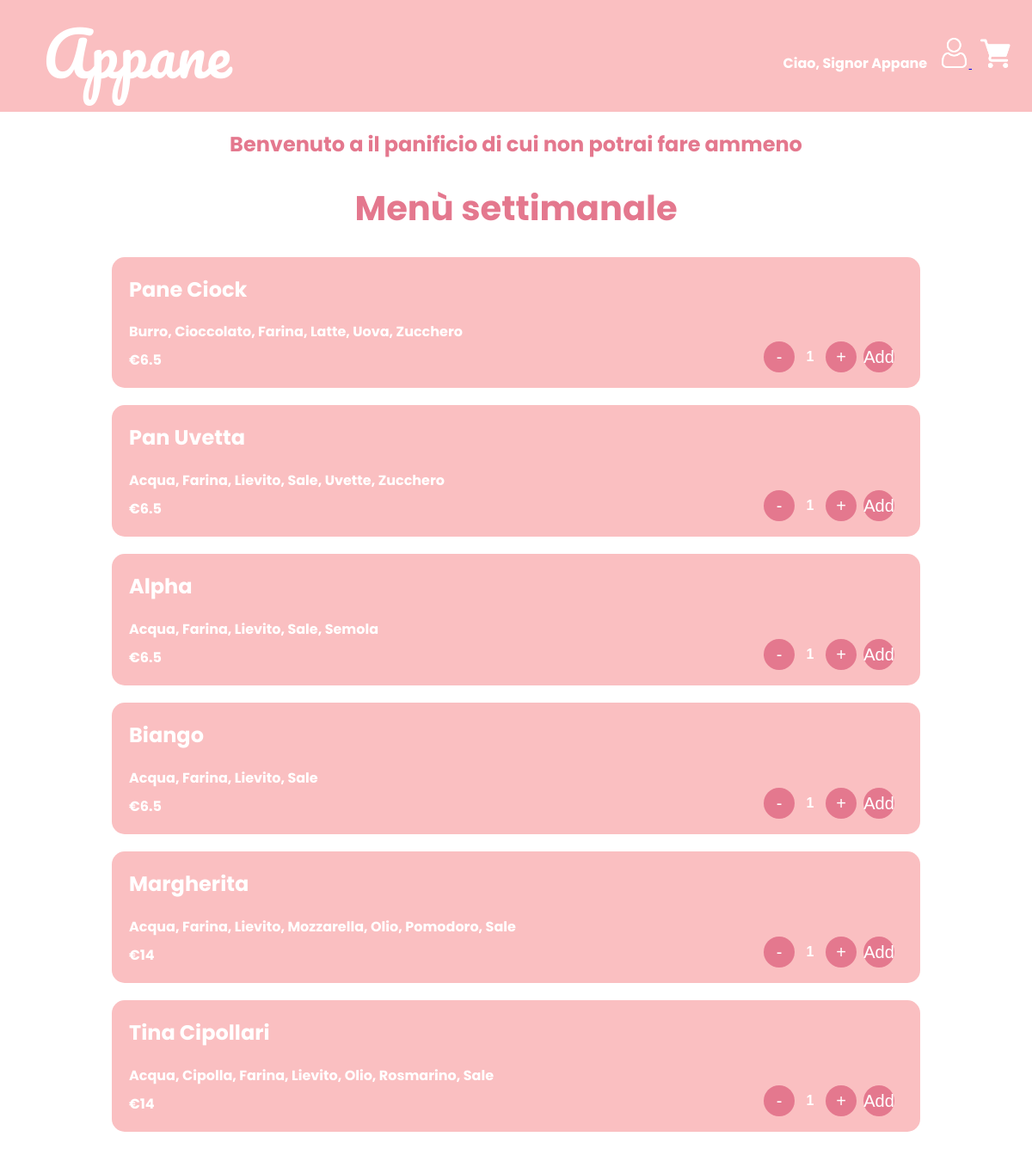
Page / (signed in) on the committed database.
### tables this page shows
CREATE TABLE `tmenu` (
  `idProdotto` int(11) DEFAULT NULL
);

CREATE TABLE `tprodotto` (
  `id` int(11) NOT NULL,
  `nome` varchar(255) NOT NULL,
  `prezzo` float NOT NULL
);

### index.php (the view, shortened to what this page needs)
<?php
require __DIR__ . '/includes/db.php';
require_once __DIR__ . '/includes/header.php';
function creaProd($id, $nome, $ingredienti, $prezzo)
{
    $string_ingredienti = implode(', ', $ingredienti);
    $nome_js = addslashes($nome);
    $ing_js  = addslashes($string_ingredienti);
    return "<div class='prodotto'>
                <h2>$nome</h2>
                <p>$string_ingredienti</p>
                <p>€$prezzo</p>
                <div class='counter'>
                    <button class='counter-btn' onclick='decrement($id)'>-</button>
                    <span class='counter-value' id='$id'>1</span>
                    <button class='counter-btn' onclick='increment($id)'>+</button>
                    <button class='cart-btn' onclick='addToCart($id, \"$nome_js\", $prezzo, \"$ing_js\")'>
                        Add
                    </button>
                </div>
            </div>";
}
?>
<!DOCTYPE html>
<html lang="it">
<head>
    <link rel="stylesheet" href="grafica/style.css?v=<?php echo time();?>">
</head>
<body>
    <div class="welcomeText">
        <h2>Benvenuto a il panificio di cui non potrai fare ammeno</h2>
    </div>
    <div class="main-content">
        <h1>Menù settimanale</h1>
        <div class="menu">
            <?php
            $sqlMenu = "SELECT idProdotto FROM tmenu";
            $resultMenu = $conn->query($sqlMenu);
            if ($resultMenu->num_rows > 0) {
                while($rowIdProd = $resultMenu->fetch_assoc()){
                    $stmtProd = $conn->prepare("SELECT nome, prezzo FROM tprodotto WHERE id = ?");
                    $stmtProd->bind_param("i", $rowIdProd["idProdotto"]);
                    $stmtProd->execute();
                    $resultProd = $stmtProd->get_result();
                    if($resultProd->num_rows===1){
                        $rowProd = $resultProd->fetch_assoc();
                        $stmtIng = $conn->prepare("SELECT idIngrediente FROM tricetta WHERE idProdotto = ?");
                        $stmtIng->bind_param("i", $rowIdProd["idProdotto"]);
                        $stmtIng->execute();
                        $resultI = $stmtIng->get_result();
                        $ingredienti = [];
                        while ($rowI = $resultI->fetch_assoc()) {
                            $stmt = $conn->prepare("SELECT nome FROM tingrediente WHERE id = ?");
                            $stmt->bind_param("i", $rowI['idIngrediente']);
                            $stmt->execute();
                            $result = $stmt->get_result();
                            if($result->num_rows===1){
                                $ingredienti[] = $result->fetch_assoc()["nome"];
                            }
                        }
                        sort($ingredienti);
                        echo creaProd($rowIdProd["idProdotto"] ,$rowProd["nome"], $ingredienti,  $rowProd["prezzo"]);
                    }
                }
            } else {
                echo '<p> Per ora non ci sono prodotti salvati </p>';
            }
            ?>
        </div>
    </div>
</body>
</html>

### grafica/style.css (style rules this page uses)
body { margin: 0; background-color: #fff; font-family: "Poppins", sans-serif; font-weight: 700; font-style: normal; }
.welcomeText h2 { text-align: center; color: #e4788e; }
.main-content h1 { text-align: center; font-size: 40px; color: #e4788e; }
.main-content p { text-align: center; color: #e4788e; }
.prodotto { width: 75%; margin-bottom: 20px; padding: 20px; border-radius: 15px; background-color: #fabfc1; justify-self: center; color: #fff; }
.prodotto h2 { margin-top: 0; }
.prodotto p { text-align: start; margin-bottom: 0; margin-top: 8px; color: #fff; }
.counter { display: flex; align-items: center; gap: 8px; background-color: none; padding: 6px 10px; border-radius: 50px; width: fit-content; float: right; position: relative; top: -40px; }
.counter-btn { width: 36px; height: 36px; border-radius: 50%; background-color: #e4788e; color: #ffffff; border: none; font-size: 20px; cursor: pointer; display: flex; align-items: center; justify-content: center; transition: background-color 0.2s ease; line-height: 1; }
.counter-value { color: #ffffff; font-size: 16px; font-weight: 600; min-width: 20px; text-align: center; font-family: sans-serif; }
.cart-btn { width: 36px; height: 36px; border-radius: 50%; background-color: #e4788e; color: #ffffff; border: none; font-size: 20px; cursor: pointer; display: flex; align-items: center; justify-content: center; transition: background-color 0.2s ease; line-height: 1; }

### rows in the picture
tmenu: idProdotto.nome "Pane Ciock", string_ingredienti "Burro, Cioccolato, Farina, Latte, Uova, Zucchero", idProdotto.prezzo "6.5"
tmenu: idProdotto.nome "Pan Uvetta", string_ingredienti "Acqua, Farina, Lievito, Sale, Uvette, Zucchero", idProdotto.prezzo "6.5"
tmenu: idProdotto.nome "Alpha", string_ingredienti "Acqua, Farina, Lievito, Sale, Semola", idProdotto.prezzo "6.5"
tmenu: idProdotto.nome "Biango", string_ingredienti "Acqua, Farina, Lievito, Sale", idProdotto.prezzo "6.5"
tmenu: idProdotto.nome "Margherita", string_ingredienti "Acqua, Farina, Lievito, Mozzarella, Olio, Pomodoro, Sale", idProdotto.prezzo "14"
tmenu: idProdotto.nome "Tina Cipollari", string_ingredienti "Acqua, Cipolla, Farina, Lievito, Olio, Rosmarino, Sale", idProdotto.prezzo "14"

### other values in the picture
$_SESSION['nome'] "Signor Appane"
